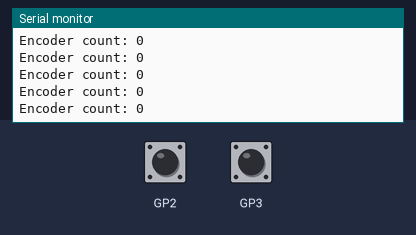
The sketch below on a simulated Raspberry Pi Pico. Shown: the last lines printed to the serial monitor. Inputs (shaded band) come from the test bench; at power-on: GP2 HIGH, GP3 HIGH.

Above: at 1.2 s.
1.3 s: GP2 pulled LOW for 0.15 s
At 1.76 s:
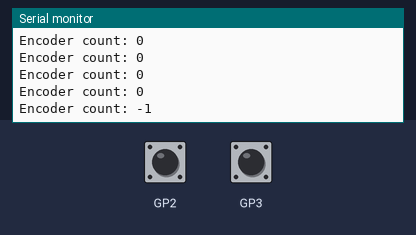
2.9 s: GP2 pulled LOW for 1 s
At 4.16 s:
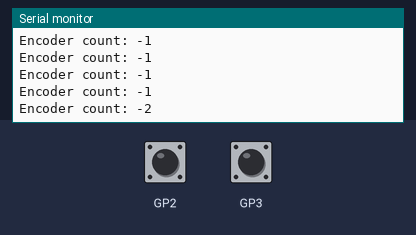
Timing chart, 0 to 5.9 s (numbered marks = the images above; inputs shaded):
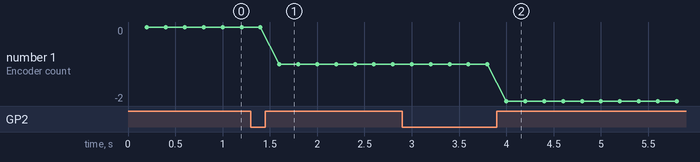

Measured:
- after the input at 1.3 s, the serial monitor: prints a new line after 0.30 s (image 1)
- after the input at 2.9 s, the serial monitor: prints a new line after 1.1 s (image 2)
- plotted number 1: 0 → -1 after the input at 1.3 s, -1 → -2 after the input at 2.9 s

The sketch:

interrupt_driven_428.ino
```cpp
// snippet: interrupt_driven_428
// tags: interrupt, attachinterrupt, isr, encoder, quadrature, pin2, pin3
// boards: avr, esp32, megaavr, nano33iot, romi32u4, rp2040
// library: none
// description: Implement a quadrature encoder reader on pins 2 (A) and 3 (B) using attachInterrupt() on both pins
// prompts: implement, quadrature, encoder, reader, attachinterrupt(), increment
// verified: compile-only
// source: kd-generated (id 428)
// exact-include: Arduino.h

#include <Arduino.h>

volatile long encoderCount = 0;
unsigned long prevMs = 0;

void onEncoderA() {
  if (digitalRead(3) == LOW) encoderCount++;
  else encoderCount--;
}

void setup() {
  Serial.begin(9600);
  pinMode(2, INPUT_PULLUP);
  pinMode(3, INPUT_PULLUP);
  attachInterrupt(digitalPinToInterrupt(2), onEncoderA, RISING);
}

void loop() {
  unsigned long now = millis();
  if (now - prevMs >= 200) {  // 5 Hz
    prevMs = now;
    noInterrupts();
    long count = encoderCount;
    interrupts();
    Serial.print("Encoder count: ");
    Serial.println(count);
  }
}
```
